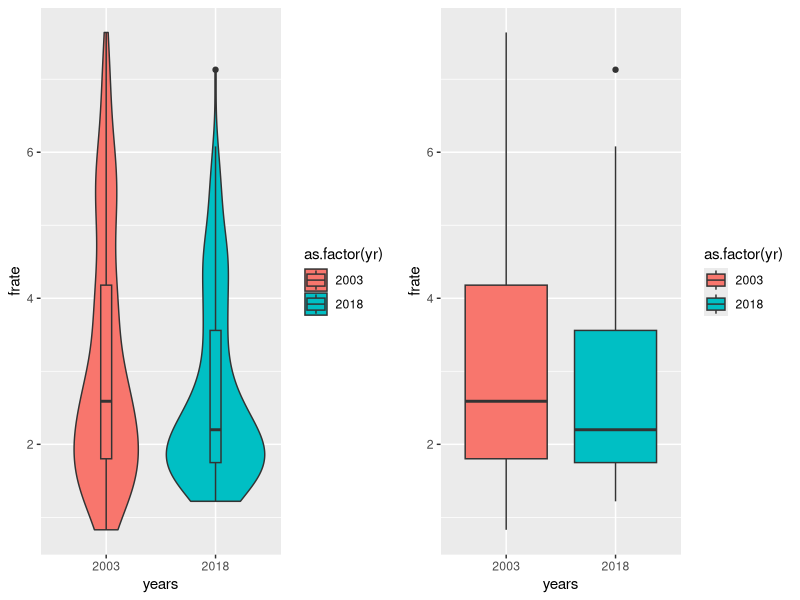
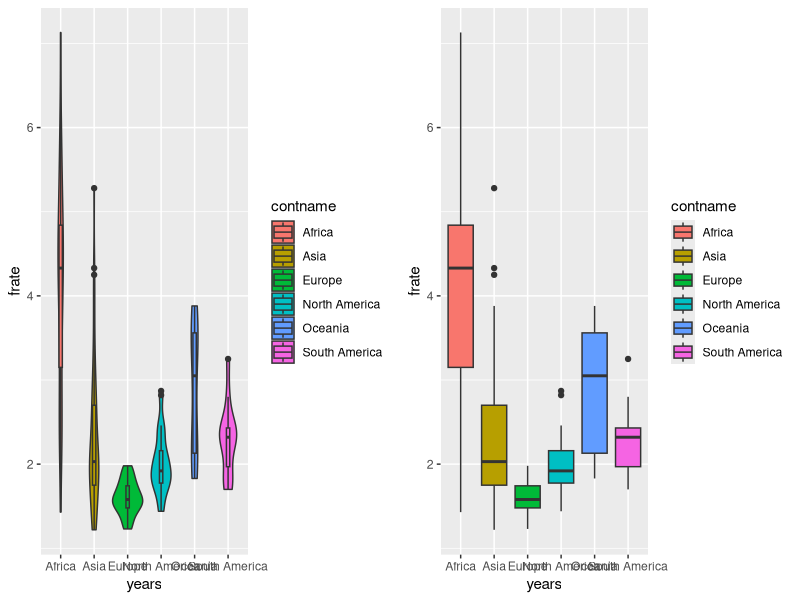

The R source for these figures, in order:
library("ggplot2");
library("dplyr")
library("ggpubr")

d <- read.csv("fertility_rate_2003_2018.csv", sep = ';',  header=T, na.string="NA");

p1 <- ggplot(d, aes(x=as.factor(yr), y=frate, fill=as.factor(yr))) + 
  geom_violin() + 
  geom_boxplot(width=0.1) +
  ylab("frate") + xlab("years");

p2 <- ggplot(d, aes(x=as.factor(yr), y=frate, fill=as.factor(yr))) + 
  geom_boxplot() + 
  ylab("frate") + xlab("years");

p12 <- ggarrange(p1, p2, ncol=2, nrow=1)
ggsave(plot=p12, file="PPViolinCCY.png", width=11 )

d <- read.csv("fertility_rate_2003_2018cc.csv", sep = ';',  header=T, na.string="NA");
d <- d %>% filter(yr == 2018 )  %>% as.data.frame

p3 <- ggplot(d, aes(x=contname, y=frate, fill=contname)) + 
  geom_violin() + 
  geom_boxplot(width=0.1) +
  ylab("frate") + xlab("years");

p4 <- ggplot(d, aes(x=contname, y=frate, fill=contname)) + 
  geom_boxplot() + 
  ylab("frate") + xlab("years");

p34 <- ggarrange(p3, p4, ncol=2, nrow=1)
ggsave(plot=p34, file="PPViolinCC.png", width=11 )

#ggsave(file="fertRatio.png")
